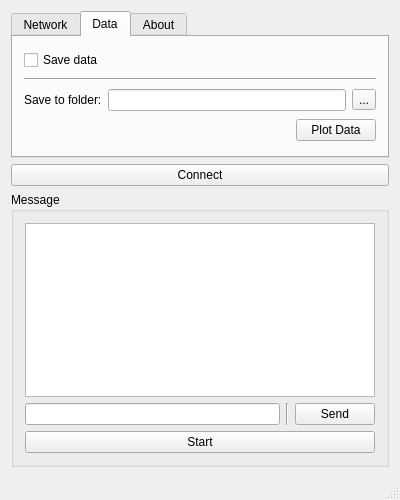
<?xml version="1.0" encoding="UTF-8"?>
<ui version="4.0">
 <class>MainWindow</class>
 <widget class="QMainWindow" name="MainWindow">
  <property name="geometry">
   <rect>
    <x>0</x>
    <y>0</y>
    <width>400</width>
    <height>500</height>
   </rect>
  </property>
  <property name="minimumSize">
   <size>
    <width>400</width>
    <height>500</height>
   </size>
  </property>
  <property name="windowTitle">
   <string>MIMO Radar</string>
  </property>
  <widget class="QWidget" name="centralWidget">
   <layout class="QVBoxLayout" name="verticalLayout">
    <item>
     <widget class="QTabWidget" name="tabWidget">
      <property name="sizePolicy">
       <sizepolicy hsizetype="Expanding" vsizetype="Preferred">
        <horstretch>0</horstretch>
        <verstretch>0</verstretch>
       </sizepolicy>
      </property>
      <property name="currentIndex">
       <number>1</number>
      </property>
      <widget class="QWidget" name="tab">
       <attribute name="title">
        <string>Network</string>
       </attribute>
       <layout class="QVBoxLayout" name="verticalLayout_5">
        <item>
         <layout class="QHBoxLayout" name="horizontalLayout_5">
          <item>
           <widget class="QComboBox" name="comboBox_Interface">
            <property name="sizePolicy">
             <sizepolicy hsizetype="Preferred" vsizetype="Fixed">
              <horstretch>0</horstretch>
              <verstretch>0</verstretch>
             </sizepolicy>
            </property>
            <property name="minimumSize">
             <size>
              <width>100</width>
              <height>0</height>
             </size>
            </property>
            <property name="maximumSize">
             <size>
              <width>200</width>
              <height>16777215</height>
             </size>
            </property>
           </widget>
          </item>
          <item>
           <widget class="Line" name="line">
            <property name="orientation">
             <enum>Qt::Vertical</enum>
            </property>
           </widget>
          </item>
          <item>
           <widget class="QLabel" name="label_2">
            <property name="text">
             <string>Local IP: </string>
            </property>
           </widget>
          </item>
          <item>
           <widget class="QLabel" name="label_LocalIP">
            <property name="text">
             <string>255.255.255.255</string>
            </property>
           </widget>
          </item>
          <item>
           <spacer name="horizontalSpacer_5">
            <property name="orientation">
             <enum>Qt::Horizontal</enum>
            </property>
            <property name="sizeHint" stdset="0">
             <size>
              <width>0</width>
              <height>20</height>
             </size>
            </property>
           </spacer>
          </item>
          <item>
           <widget class="QPushButton" name="button_Refresh">
            <property name="text">
             <string>Refresh</string>
            </property>
           </widget>
          </item>
         </layout>
        </item>
        <item>
         <layout class="QHBoxLayout" name="horizontalLayout_3">
          <item>
           <widget class="QGroupBox" name="groupBox_9">
            <property name="title">
             <string>TCP</string>
            </property>
            <layout class="QVBoxLayout" name="verticalLayout_3">
             <item>
              <layout class="QHBoxLayout" name="horizontalLayout_7">
               <item>
                <widget class="QLabel" name="label_targetIP">
                 <property name="sizePolicy">
                  <sizepolicy hsizetype="Preferred" vsizetype="Preferred">
                   <horstretch>0</horstretch>
                   <verstretch>0</verstretch>
                  </sizepolicy>
                 </property>
                 <property name="minimumSize">
                  <size>
                   <width>0</width>
                   <height>0</height>
                  </size>
                 </property>
                 <property name="baseSize">
                  <size>
                   <width>0</width>
                   <height>0</height>
                  </size>
                 </property>
                 <property name="text">
                  <string>IP:</string>
                 </property>
                </widget>
               </item>
               <item>
                <widget class="QLineEdit" name="lineEdit_TcpClientTargetIP">
                 <property name="enabled">
                  <bool>true</bool>
                 </property>
                 <property name="sizePolicy">
                  <sizepolicy hsizetype="Preferred" vsizetype="Fixed">
                   <horstretch>0</horstretch>
                   <verstretch>0</verstretch>
                  </sizepolicy>
                 </property>
                 <property name="minimumSize">
                  <size>
                   <width>100</width>
                   <height>0</height>
                  </size>
                 </property>
                 <property name="maximumSize">
                  <size>
                   <width>100</width>
                   <height>16777215</height>
                  </size>
                 </property>
                 <property name="baseSize">
                  <size>
                   <width>0</width>
                   <height>0</height>
                  </size>
                 </property>
                 <property name="frame">
                  <bool>true</bool>
                 </property>
                </widget>
               </item>
               <item>
                <widget class="Line" name="line_4">
                 <property name="orientation">
                  <enum>Qt::Vertical</enum>
                 </property>
                </widget>
               </item>
               <item>
                <widget class="QLabel" name="label_targetPort">
                 <property name="sizePolicy">
                  <sizepolicy hsizetype="Preferred" vsizetype="Preferred">
                   <horstretch>0</horstretch>
                   <verstretch>0</verstretch>
                  </sizepolicy>
                 </property>
                 <property name="minimumSize">
                  <size>
                   <width>0</width>
                   <height>0</height>
                  </size>
                 </property>
                 <property name="text">
                  <string>Port:</string>
                 </property>
                </widget>
               </item>
               <item>
                <widget class="QLineEdit" name="lineEdit_TcpClientTargetPort">
                 <property name="minimumSize">
                  <size>
                   <width>50</width>
                   <height>0</height>
                  </size>
                 </property>
                 <property name="maximumSize">
                  <size>
                   <width>50</width>
                   <height>16777215</height>
                  </size>
                 </property>
                </widget>
               </item>
               <item>
                <spacer name="horizontalSpacer">
                 <property name="orientation">
                  <enum>Qt::Horizontal</enum>
                 </property>
                 <property name="sizeHint" stdset="0">
                  <size>
                   <width>0</width>
                   <height>20</height>
                  </size>
                 </property>
                </spacer>
               </item>
              </layout>
             </item>
            </layout>
           </widget>
          </item>
          <item>
           <widget class="QGroupBox" name="groupBox_5">
            <property name="title">
             <string>UDP</string>
            </property>
            <layout class="QVBoxLayout" name="verticalLayout_7">
             <item>
              <layout class="QHBoxLayout" name="horizontalLayout_2">
               <item>
                <widget class="QLabel" name="label_3">
                 <property name="text">
                  <string>Port:</string>
                 </property>
                </widget>
               </item>
               <item>
                <widget class="QLineEdit" name="lineEdit_UdpListenPort">
                 <property name="minimumSize">
                  <size>
                   <width>50</width>
                   <height>0</height>
                  </size>
                 </property>
                 <property name="maximumSize">
                  <size>
                   <width>50</width>
                   <height>16777215</height>
                  </size>
                 </property>
                </widget>
               </item>
               <item>
                <spacer name="horizontalSpacer_2">
                 <property name="orientation">
                  <enum>Qt::Horizontal</enum>
                 </property>
                 <property name="sizeHint" stdset="0">
                  <size>
                   <width>0</width>
                   <height>20</height>
                  </size>
                 </property>
                </spacer>
               </item>
              </layout>
             </item>
            </layout>
           </widget>
          </item>
         </layout>
        </item>
       </layout>
      </widget>
      <widget class="QWidget" name="tab_2">
       <attribute name="title">
        <string>Data</string>
       </attribute>
       <layout class="QVBoxLayout" name="verticalLayout_8">
        <item>
         <widget class="QCheckBox" name="checkBox_Save">
          <property name="text">
           <string>Save data</string>
          </property>
         </widget>
        </item>
        <item>
         <widget class="Line" name="line_2">
          <property name="orientation">
           <enum>Qt::Horizontal</enum>
          </property>
         </widget>
        </item>
        <item>
         <layout class="QHBoxLayout" name="horizontalLayout_4">
          <item>
           <widget class="QLabel" name="label">
            <property name="text">
             <string>Save to folder:</string>
            </property>
            <property name="alignment">
             <set>Qt::AlignLeading|Qt::AlignLeft|Qt::AlignVCenter</set>
            </property>
           </widget>
          </item>
          <item>
           <widget class="QLineEdit" name="lineEdit_SaveTo">
            <property name="focusPolicy">
             <enum>Qt::NoFocus</enum>
            </property>
            <property name="readOnly">
             <bool>true</bool>
            </property>
           </widget>
          </item>
          <item>
           <widget class="QToolButton" name="toolButton_SaveTo">
            <property name="text">
             <string>...</string>
            </property>
           </widget>
          </item>
         </layout>
        </item>
        <item>
         <layout class="QHBoxLayout" name="horizontalLayout_6">
          <item>
           <spacer name="horizontalSpacer_3">
            <property name="orientation">
             <enum>Qt::Horizontal</enum>
            </property>
            <property name="sizeHint" stdset="0">
             <size>
              <width>40</width>
              <height>20</height>
             </size>
            </property>
           </spacer>
          </item>
          <item>
           <widget class="QPushButton" name="button_Plot">
            <property name="text">
             <string>Plot Data</string>
            </property>
           </widget>
          </item>
         </layout>
        </item>
       </layout>
      </widget>
      <widget class="QWidget" name="tab_3">
       <attribute name="title">
        <string>About</string>
       </attribute>
       <layout class="QVBoxLayout" name="verticalLayout_2">
        <item>
         <widget class="QLabel" name="label_4">
          <property name="font">
           <font>
            <pointsize>14</pointsize>
           </font>
          </property>
          <property name="text">
           <string>MIMO Radar</string>
          </property>
          <property name="alignment">
           <set>Qt::AlignCenter</set>
          </property>
          <property name="textInteractionFlags">
           <set>Qt::LinksAccessibleByKeyboard|Qt::LinksAccessibleByMouse|Qt::TextBrowserInteraction|Qt::TextSelectableByKeyboard|Qt::TextSelectableByMouse</set>
          </property>
         </widget>
        </item>
        <item>
         <widget class="QLabel" name="label_AppVersion">
          <property name="text">
           <string>TextLabel</string>
          </property>
          <property name="alignment">
           <set>Qt::AlignCenter</set>
          </property>
          <property name="textInteractionFlags">
           <set>Qt::LinksAccessibleByKeyboard|Qt::LinksAccessibleByMouse|Qt::TextBrowserInteraction|Qt::TextSelectableByKeyboard|Qt::TextSelectableByMouse</set>
          </property>
         </widget>
        </item>
        <item>
         <widget class="QLabel" name="label_6">
          <property name="text">
           <string>Zhengyu Peng</string>
          </property>
          <property name="alignment">
           <set>Qt::AlignCenter</set>
          </property>
          <property name="textInteractionFlags">
           <set>Qt::LinksAccessibleByKeyboard|Qt::LinksAccessibleByMouse|Qt::TextBrowserInteraction|Qt::TextSelectableByKeyboard|Qt::TextSelectableByMouse</set>
          </property>
         </widget>
        </item>
        <item>
         <spacer name="verticalSpacer">
          <property name="orientation">
           <enum>Qt::Vertical</enum>
          </property>
          <property name="sizeHint" stdset="0">
           <size>
            <width>0</width>
            <height>0</height>
           </size>
          </property>
         </spacer>
        </item>
       </layout>
      </widget>
     </widget>
    </item>
    <item>
     <widget class="QPushButton" name="button_Connect">
      <property name="text">
       <string>Connect</string>
      </property>
     </widget>
    </item>
    <item>
     <widget class="QGroupBox" name="groupBox_2">
      <property name="title">
       <string>Message</string>
      </property>
      <layout class="QVBoxLayout" name="verticalLayout_4">
       <item>
        <widget class="QTextBrowser" name="textBrowser_TcpClientMessage"/>
       </item>
       <item>
        <layout class="QHBoxLayout" name="horizontalLayout">
         <item>
          <widget class="QLineEdit" name="lineEdit_TcpClientSend"/>
         </item>
         <item>
          <widget class="Line" name="line_5">
           <property name="orientation">
            <enum>Qt::Vertical</enum>
           </property>
          </widget>
         </item>
         <item>
          <widget class="QPushButton" name="button_TcpClientSend">
           <property name="text">
            <string>Send</string>
           </property>
          </widget>
         </item>
        </layout>
       </item>
       <item>
        <widget class="QPushButton" name="button_Start">
         <property name="text">
          <string>Start</string>
         </property>
        </widget>
       </item>
      </layout>
     </widget>
    </item>
   </layout>
  </widget>
  <widget class="QMenuBar" name="menuBar">
   <property name="geometry">
    <rect>
     <x>0</x>
     <y>0</y>
     <width>400</width>
     <height>21</height>
    </rect>
   </property>
  </widget>
  <widget class="QStatusBar" name="statusBar"/>
 </widget>
 <layoutdefault spacing="6" margin="11"/>
 <resources/>
 <connections/>
</ui>
